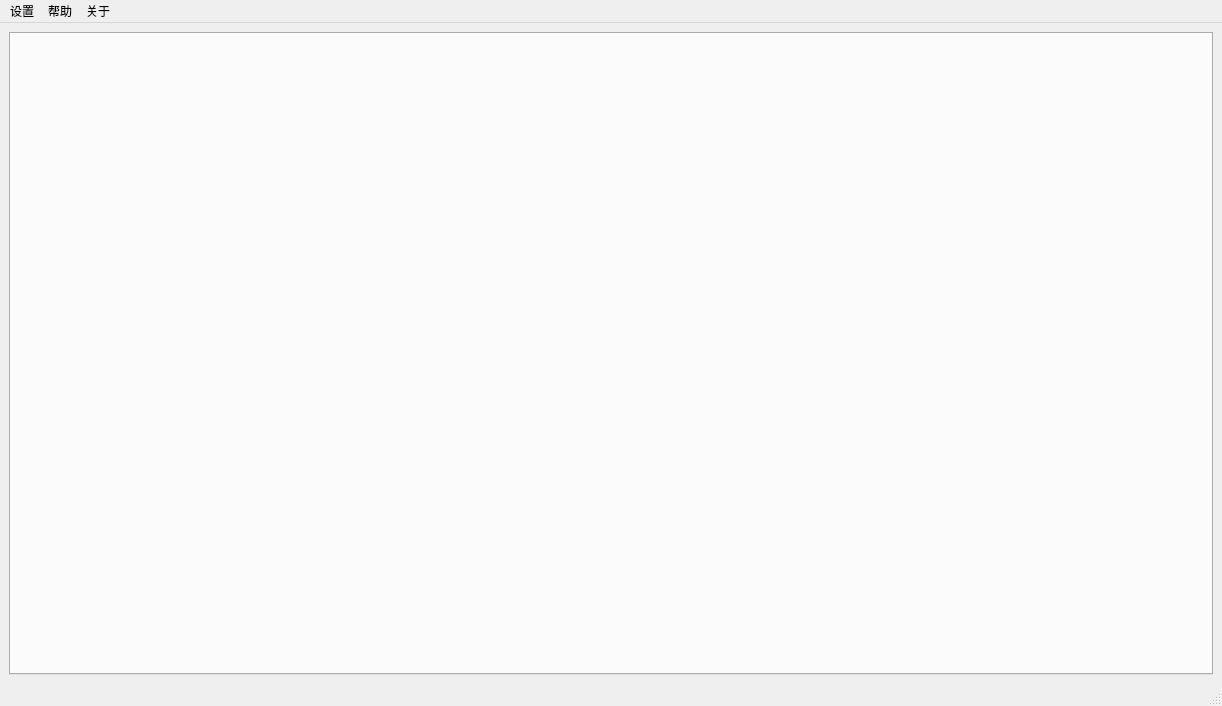
<?xml version="1.0" encoding="UTF-8"?>
<ui version="4.0">
 <class>MainWindow</class>
 <widget class="QMainWindow" name="MainWindow">
  <property name="geometry">
   <rect>
    <x>0</x>
    <y>0</y>
    <width>1222</width>
    <height>706</height>
   </rect>
  </property>
  <property name="windowTitle">
   <string>MainWindow</string>
  </property>
  <widget class="QWidget" name="centralwidget">
   <layout class="QGridLayout" name="gridLayout">
    <item row="0" column="0">
     <widget class="QTabWidget" name="tabWidget">
      <property name="currentIndex">
       <number>-1</number>
      </property>
     </widget>
    </item>
   </layout>
  </widget>
  <widget class="QMenuBar" name="menubar">
   <property name="geometry">
    <rect>
     <x>0</x>
     <y>0</y>
     <width>1222</width>
     <height>23</height>
    </rect>
   </property>
   <widget class="QMenu" name="menuhelp">
    <property name="title">
     <string>设置</string>
    </property>
    <widget class="QMenu" name="menu_3">
     <property name="title">
      <string>语言</string>
     </property>
     <addaction name="action_2"/>
     <addaction name="actionEnglish"/>
    </widget>
    <addaction name="menu_3"/>
   </widget>
   <widget class="QMenu" name="menu">
    <property name="title">
     <string>帮助</string>
    </property>
   </widget>
   <widget class="QMenu" name="menu_2">
    <property name="title">
     <string>关于</string>
    </property>
   </widget>
   <addaction name="menuhelp"/>
   <addaction name="menu"/>
   <addaction name="menu_2"/>
  </widget>
  <widget class="QStatusBar" name="statusbar"/>
  <action name="action_2">
   <property name="text">
    <string>中文</string>
   </property>
  </action>
  <action name="actionEnglish">
   <property name="text">
    <string>English</string>
   </property>
  </action>
 </widget>
 <resources/>
 <connections/>
 <slots>
  <slot>myExitButtonFuc()</slot>
 </slots>
</ui>
